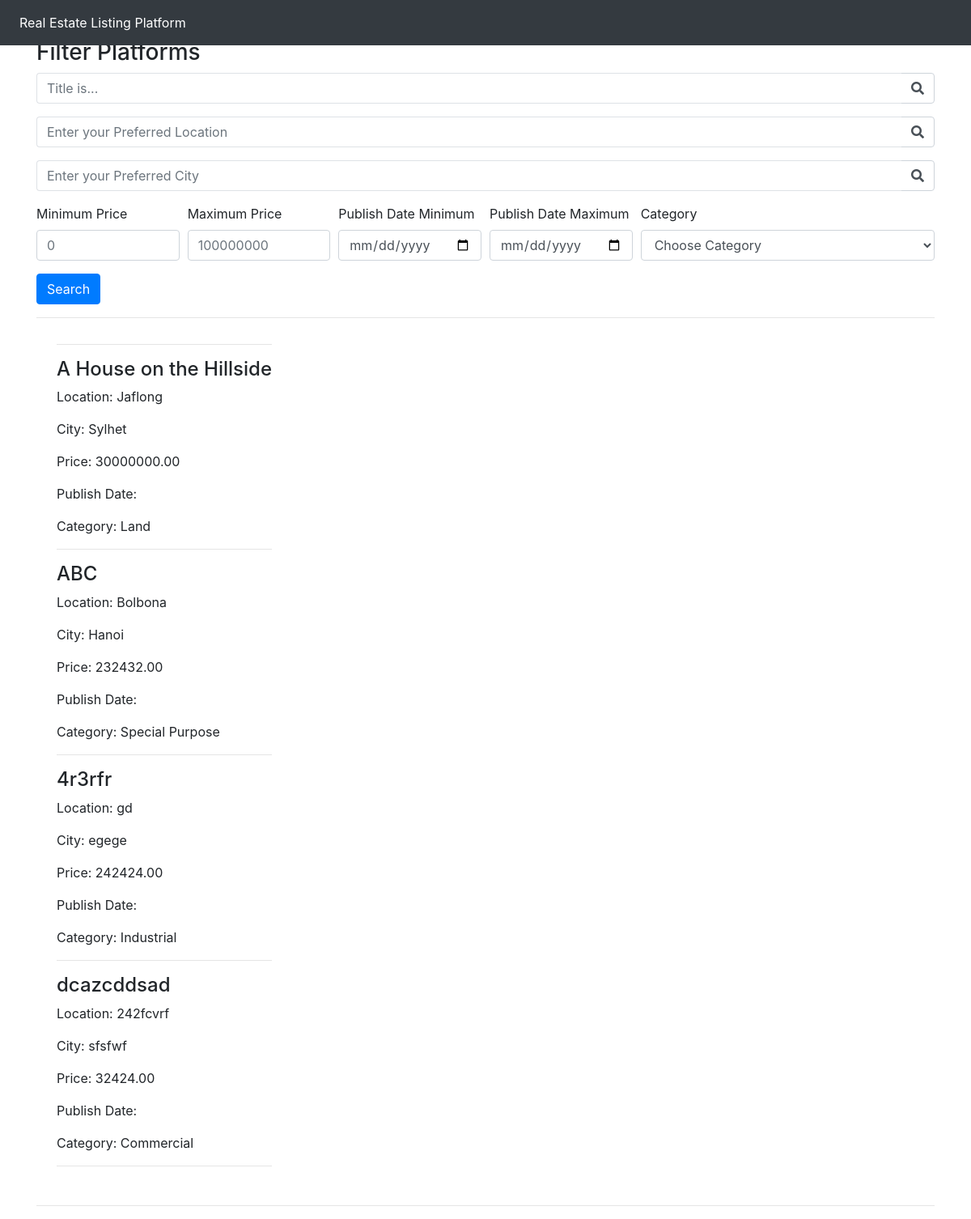
Screenshot of /filters with the database file from the repository.
### platforms/models.py (models this page shows, shortened)
class Platform(models.Model):
    property_type_choices = [
        ('Residential', 'Residential'),
        ('Commercial', 'Commercial'),
        ('Land', 'Land'),
        ('Industrial', 'Industrial'),
        ('Special Purpose', 'Special Purpose')
    ]
    owner = models.ForeignKey(User, on_delete=models.CASCADE, default=1)
    title = models.CharField(max_length=100)
    description = models.TextField(default="This Property is mindblowing!")
    property_type = models.CharField(max_length=20, choices=property_type_choices)
    price = models.DecimalField(max_digits=10, decimal_places=2)
    size_sqft = models.PositiveIntegerField()
    year_built = models.PositiveIntegerField()
    location = models.CharField(max_length=100)
    city = models.CharField(max_length=50)
    country = models.CharField(max_length=50)
    listed_date = models.DateField(auto_now_add=True)

### mysite/views.py (the view)
# urls.py: path('filters', views.filters, name='filters'),
def filters(request):
    form = Platform.objects.all()
    title = request.GET.get('title')
    location = request.GET.get('location')
    city = request.GET.get('city')
    view_count_min = request.GET.get('view_count_min')
    view_count_max = request.GET.get('view_count_max')
    date_min = request.GET.get('date_min')
    date_max = request.GET.get('date_max')
    category = request.GET.get('category')
    if title:
        form = form.filter(title__icontains=title)
    if location:
        form = form.filter(location__icontains=location)
    if city:
        form = form.filter(city__icontains=city)
    if view_count_min:
        form = form.filter(view_count__gte=view_count_min)
    if view_count_max:
        form = form.filter(view_count__lte=view_count_max)
    if date_min:
        form = form.filter(publish_date__gte=date_min)
    if date_max:
        form = form.filter(publish_date__lte=date_max)
    if category and category != 'Choose...':
        form = form.filter(property_type=category)
    unique_property_types = Platform.objects.values_list('property_type', flat=True).distinct()
    return render(request, 'filters.html', {
        'form': form,
        'unique_property_types': unique_property_types
    })

### templates/filters.html (shortened to what this page needs)
<!doctype html>
<html lang="en">
  <head>
    <link rel="stylesheet" href="https://stackpath.bootstrapcdn.com/bootstrap/4.3.1/css/bootstrap.min.css">
    <link rel="stylesheet" href="https://use.fontawesome.com/releases/v5.8.1/css/all.css">
  </head>
  <body>
    <nav class="navbar navbar-expand-md navbar-dark bg-dark fixed-top">
        <div class="collapse navbar-collapse" id="navbarsExampleDefault">
            <ul class="navbar-nav mr-auto">
              <li class="nav-item active">
                  <a class="nav-link" href="home">Real Estate Listing Platform</a>
              </li>
            </ul>
        </div>
    </nav>
    <main role="main" class="container">
<br> <br>
      <h3>Filter Platforms</h3>
      <form method="GET" action=".">
        <div class="form-row">
            <div class="form-group col-12">
                <div class="input-group">
                    <input class="form-control py-2 border-right-0 border" type="search" name="title" placeholder="Title is..." />
                    <span class="input-group-append">
                        <div class="input-group-text bg-transparent">
                            <i class="fa fa-search"></i>
                        </div>
                    </span>
                </div>
            </div>
        </div>
        <div class="form-row">
            <div class="form-group col-12">
                <div class="input-group">
                    <input class="form-control py-2 border-right-0 border" type="search" name="location" placeholder="Enter your Preferred Location" />
                    <span class="input-group-append">
                        <div class="input-group-text bg-transparent">
                            <i class="fa fa-search"></i>
                        </div>
                    </span>
                </div>
            </div>
        </div>
        <div class="form-row">
            <div class="form-group col-12">
                <div class="input-group">
                    <input class="form-control py-2 border-right-0 border" type="search" name="city" placeholder="Enter your Preferred City" />
                    <span class="input-group-append">
                        <div class="input-group-text bg-transparent">
                            <i class="fa fa-search"></i>
                        </div>
                    </span>
                </div>
            </div>
        </div>
        <div class="form-row">
          <div class="form-group col-md-2 col-lg-2">
            <label for="viewCountMin">Minimum Price</label>
            <input type="number" min=0 class="form-control" id="viewCountMin" placeholder="0" name="view_count_min">
          </div>
          <div class="form-group col-md-2 col-lg-2">
            <label for="viewCountMax">Maximum Price</label>
            <input type="number" min=0 class="form-control" id="viewCountMax" placeholder="100000000" name="view_count_max">
          </div>
          <div class="form-group col-md-2 col-lg-2">
            <label for="publishDateMin">Publish Date Minimum</label>
            <input type="date" class="form-control" id="publishDateMin" name="date_min">
          </div>
          <div class="form-group col-md-2 col-lg-2">
            <label for="publishDateMax">Publish Date Maximum</label>
            <input type="date" class="form-control" id="publishDateMax" name="date_max">
          </div>
          <div class="form-group col-md-4">
            <label for="category">Category</label>
            <select id="category" class="form-control" name="category">
              <option selected>Choose Category</option>
            </select>
          </div>
        </div>
        <button type="submit" class="btn btn-primary">Search</button>
      </form>
      <hr />
      <div class="row">
        <ul>
        <hr>
        <div>
            {% if form %}
                {% for platform in form %}
                    <div class="platform">
                        <h4>{{ platform.title }}</h4>
                        <p>Location: {{ platform.location }}</p>
                        <p>City: {{ platform.city }}</p>
                        <p>Price: {{ platform.price }}</p>
                        <p>Publish Date: {{ platform.publish_date }}</p>
                        <p>Category: {{ platform.property_type }}</p>
                    </div>
                    <hr>
                {% endfor %}
            {% else %}
                <p>No platforms found matching the criteria.</p>
            {% endif %}
        </div>
    </div>
            <hr />
    </main>
</body>
</html>

### rows the page displays
Platform: title "A House on the Hillside", location "Jaflong", city "Sylhet", price "30000000.00", property_type "Land"
Platform: title "ABC", location "Bolbona", city "Hanoi", price "232432.00", property_type "Special Purpose"
Platform: title "4r3rfr", location "gd", city "egege", price "242424.00", property_type "Industrial"
Platform: title "dcazcddsad", location "242fcvrf", city "sfsfwf", price "32424.00", property_type "Commercial"
